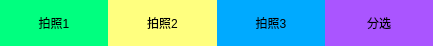
<?xml version="1.0" encoding="UTF-8"?>
<ui version="4.0">
 <class>StateColor</class>
 <widget class="QWidget" name="StateColor">
  <property name="geometry">
   <rect>
    <x>0</x>
    <y>0</y>
    <width>433</width>
    <height>46</height>
   </rect>
  </property>
  <property name="windowTitle">
   <string>Form</string>
  </property>
  <layout class="QHBoxLayout" name="horizontalLayout">
   <property name="spacing">
    <number>0</number>
   </property>
   <property name="leftMargin">
    <number>0</number>
   </property>
   <property name="topMargin">
    <number>0</number>
   </property>
   <property name="rightMargin">
    <number>0</number>
   </property>
   <property name="bottomMargin">
    <number>0</number>
   </property>
   <item>
    <layout class="QHBoxLayout" name="horizontalLayout_2">
     <property name="spacing">
      <number>0</number>
     </property>
     <item>
      <widget class="QLabel" name="label_1">
       <property name="styleSheet">
        <string notr="true">background-color: rgb(0, 255, 127);</string>
       </property>
       <property name="frameShape">
        <enum>QFrame::NoFrame</enum>
       </property>
       <property name="text">
        <string>拍照1</string>
       </property>
       <property name="alignment">
        <set>Qt::AlignCenter</set>
       </property>
       <property name="margin">
        <number>0</number>
       </property>
       <property name="textInteractionFlags">
        <set>Qt::TextEditable</set>
       </property>
      </widget>
     </item>
     <item>
      <widget class="QLabel" name="label_2">
       <property name="styleSheet">
        <string notr="true">background-color: rgb(255, 255, 127);</string>
       </property>
       <property name="frameShape">
        <enum>QFrame::NoFrame</enum>
       </property>
       <property name="text">
        <string>拍照2</string>
       </property>
       <property name="alignment">
        <set>Qt::AlignCenter</set>
       </property>
       <property name="margin">
        <number>0</number>
       </property>
       <property name="textInteractionFlags">
        <set>Qt::TextEditable</set>
       </property>
      </widget>
     </item>
     <item>
      <widget class="QLabel" name="label_3">
       <property name="styleSheet">
        <string notr="true">background-color: rgb(0, 170, 255);</string>
       </property>
       <property name="frameShape">
        <enum>QFrame::NoFrame</enum>
       </property>
       <property name="text">
        <string>拍照3</string>
       </property>
       <property name="alignment">
        <set>Qt::AlignCenter</set>
       </property>
       <property name="margin">
        <number>0</number>
       </property>
       <property name="textInteractionFlags">
        <set>Qt::TextEditable</set>
       </property>
      </widget>
     </item>
     <item>
      <widget class="QLabel" name="label_4">
       <property name="styleSheet">
        <string notr="true">background-color: rgb(170, 85, 255);</string>
       </property>
       <property name="frameShape">
        <enum>QFrame::NoFrame</enum>
       </property>
       <property name="text">
        <string>分选</string>
       </property>
       <property name="alignment">
        <set>Qt::AlignCenter</set>
       </property>
       <property name="margin">
        <number>0</number>
       </property>
       <property name="textInteractionFlags">
        <set>Qt::TextEditable</set>
       </property>
      </widget>
     </item>
    </layout>
   </item>
  </layout>
 </widget>
 <resources/>
 <connections/>
</ui>
